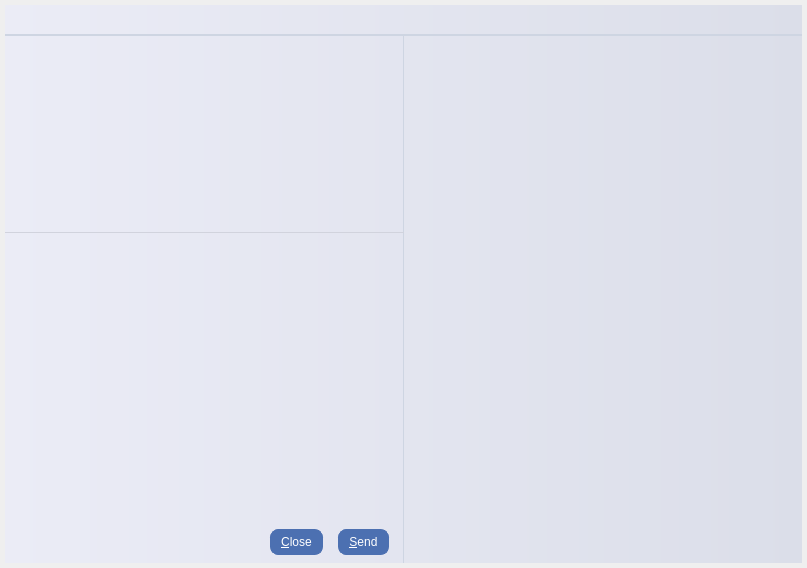
<?xml version="1.0" encoding="UTF-8"?>
<ui version="4.0">
 <class>OneToOneRoom</class>
 <widget class="QDialog" name="OneToOneRoom">
  <property name="geometry">
   <rect>
    <x>0</x>
    <y>0</y>
    <width>807</width>
    <height>568</height>
   </rect>
  </property>
  <property name="windowTitle">
   <string>Dialog</string>
  </property>
  <layout class="QVBoxLayout" name="verticalLayout_2">
   <property name="leftMargin">
    <number>5</number>
   </property>
   <property name="topMargin">
    <number>5</number>
   </property>
   <property name="rightMargin">
    <number>5</number>
   </property>
   <property name="bottomMargin">
    <number>5</number>
   </property>
   <item>
    <widget class="QWidget" name="mainWidget" native="true">
     <property name="styleSheet">
      <string notr="true">QWidget { 
	background: none;
}
#mainWidget {
background-color:qlineargradient(spread:pad, x1:0, y1:0, x2:1, y2:0, stop:0 rgba(235,236,246,255), stop:1 rgba(219,222,233,255))
}</string>
     </property>
     <layout class="QVBoxLayout" name="mainLayout">
      <property name="spacing">
       <number>0</number>
      </property>
      <property name="leftMargin">
       <number>0</number>
      </property>
      <property name="topMargin">
       <number>0</number>
      </property>
      <property name="rightMargin">
       <number>0</number>
      </property>
      <property name="bottomMargin">
       <number>0</number>
      </property>
      <item>
       <widget class="TitleBar" name="titleBar" native="true">
        <property name="minimumSize">
         <size>
          <width>0</width>
          <height>30</height>
         </size>
        </property>
        <property name="maximumSize">
         <size>
          <width>16777215</width>
          <height>30</height>
         </size>
        </property>
        <property name="styleSheet">
         <string notr="true">QPushButton { border: none; background: none; } QPushButton:hover { background: rgb(232, 17, 35); }
#titleBar { border-bottom: 1px solid rgb(206, 213, 226); }</string>
        </property>
       </widget>
      </item>
      <item>
       <widget class="QWidget" name="contentWidget" native="true">
        <property name="styleSheet">
         <string notr="true">#contentWidget { border-top: 1px solid rgb(206, 213, 226); }</string>
        </property>
        <layout class="QHBoxLayout" name="horizontalLayout_3">
         <property name="spacing">
          <number>0</number>
         </property>
         <property name="leftMargin">
          <number>0</number>
         </property>
         <property name="topMargin">
          <number>0</number>
         </property>
         <property name="rightMargin">
          <number>0</number>
         </property>
         <property name="bottomMargin">
          <number>0</number>
         </property>
         <item>
          <widget class="QWidget" name="leftWidget" native="true">
           <property name="styleSheet">
            <string notr="true">#leftWidget { border-right: 1px solid rgb(206,213,226) }</string>
           </property>
           <layout class="QVBoxLayout" name="verticalLayout">
            <property name="spacing">
             <number>0</number>
            </property>
            <property name="leftMargin">
             <number>0</number>
            </property>
            <property name="topMargin">
             <number>0</number>
            </property>
            <property name="rightMargin">
             <number>0</number>
            </property>
            <property name="bottomMargin">
             <number>0</number>
            </property>
            <item>
             <widget class="TextViewer" name="textBrowser" native="true">
              <property name="styleSheet">
               <string notr="true">background-color:transparent;</string>
              </property>
             </widget>
            </item>
            <item>
             <widget class="QWidget" name="toolbar" native="true">
              <property name="styleSheet">
               <string notr="true">border-top:1px solid rgb(209,211,221);</string>
              </property>
              <layout class="QHBoxLayout" name="horizontalLayout_2">
               <property name="spacing">
                <number>0</number>
               </property>
               <property name="leftMargin">
                <number>0</number>
               </property>
               <property name="topMargin">
                <number>0</number>
               </property>
               <property name="rightMargin">
                <number>0</number>
               </property>
               <property name="bottomMargin">
                <number>0</number>
               </property>
               <item>
                <widget class="QPushButton" name="addPicBtn">
                 <property name="styleSheet">
                  <string notr="true">
                                        QPushButton {
                                        background-color: transparent;
                                        border:none;
                                        margin-left: 5px;
                                        margin-top: 2px;
                                        padding: 3px;
                                        }
                                        QPushButton:hover {
                                        border: 1px solid rgb(173,175,176);
                                        border-radius: 2px;
                                        }
                                      </string>
                 </property>
                 <property name="text">
                  <string/>
                 </property>
                 <property name="flat">
                  <bool>true</bool>
                 </property>
                </widget>
               </item>
               <item>
                <widget class="QPushButton" name="addVoiceBtn">
                 <property name="styleSheet">
                  <string notr="true">
                                        QPushButton {
                                        background-color: transparent;
                                        border:none;
                                        margin-left: 5px;
                                        margin-top: 2px;
                                        padding: 3px;
                                        }
                                        QPushButton:hover {
                                        border: 1px solid rgb(173,175,176);
                                        border-radius: 2px;
                                        }
                                      </string>
                 </property>
                 <property name="text">
                  <string/>
                 </property>
                 <property name="flat">
                  <bool>true</bool>
                 </property>
                </widget>
               </item>
               <item>
                <widget class="QPushButton" name="sendFileBtn">
                 <property name="styleSheet">
                  <string notr="true">
                                        QPushButton {
                                        background-color: transparent;
                                        border:none;
                                        margin-left: 5px;
                                        margin-top: 2px;
                                        padding: 3px;
                                        }
                                        QPushButton:hover {
                                        border: 1px solid rgb(173,175,176);
                                        border-radius: 2px;
                                        }
                                      </string>
                 </property>
                 <property name="text">
                  <string/>
                 </property>
                </widget>
               </item>
               <item>
                <spacer name="horizontalSpacer_2">
                 <property name="orientation">
                  <enum>Qt::Horizontal</enum>
                 </property>
                 <property name="sizeHint" stdset="0">
                  <size>
                   <width>40</width>
                   <height>20</height>
                  </size>
                 </property>
                </spacer>
               </item>
              </layout>
             </widget>
            </item>
            <item>
             <widget class="QTextEdit" name="textEdit">
              <property name="minimumSize">
               <size>
                <width>0</width>
                <height>100</height>
               </size>
              </property>
              <property name="maximumSize">
               <size>
                <width>16777215</width>
                <height>100</height>
               </size>
              </property>
              <property name="styleSheet">
               <string notr="true">background-color: transparent;
</string>
              </property>
              <property name="frameShape">
               <enum>QFrame::Panel</enum>
              </property>
              <property name="frameShadow">
               <enum>QFrame::Sunken</enum>
              </property>
             </widget>
            </item>
            <item>
             <layout class="QHBoxLayout" name="horizontalLayout">
              <property name="bottomMargin">
               <number>8</number>
              </property>
              <item>
               <spacer name="horizontalSpacer">
                <property name="orientation">
                 <enum>Qt::Horizontal</enum>
                </property>
                <property name="sizeHint" stdset="0">
                 <size>
                  <width>40</width>
                  <height>20</height>
                 </size>
                </property>
               </spacer>
              </item>
              <item>
               <widget class="QPushButton" name="pushButton_2">
                <property name="styleSheet">
                 <string notr="true">
                                      background: #4c70b1;
                                      border-radius: 8;
                                      border:1px solid #4c70b1;
                                      color:white;
                                      padding:5px 10px;
                                      margin:0px 5px;
                                    </string>
                </property>
                <property name="text">
                 <string>&amp;Close</string>
                </property>
               </widget>
              </item>
              <item>
               <widget class="QPushButton" name="pushButton">
                <property name="styleSheet">
                 <string notr="true">
                                      background: #4c70b1;
                                      border-radius: 8;

                                      border:1px solid #4c70b1;
                                      color:white;
                                      padding:5px 10px;
                                      margin-right: 15px;
                                      margin-left: 10px;
                                    </string>
                </property>
                <property name="text">
                 <string>&amp;Send</string>
                </property>
               </widget>
              </item>
             </layout>
            </item>
           </layout>
          </widget>
         </item>
         <item>
          <widget class="QWidget" name="rightContent" native="true">
           <property name="sizePolicy">
            <sizepolicy hsizetype="Minimum" vsizetype="Minimum">
             <horstretch>0</horstretch>
             <verstretch>0</verstretch>
            </sizepolicy>
           </property>
           <property name="minimumSize">
            <size>
             <width>150</width>
             <height>0</height>
            </size>
           </property>
           <layout class="QVBoxLayout" name="rightLayout">
            <item>
             <widget class="ResizeableStackedWidget" name="stackedWidget">
              <widget class="FileRequestWidget" name="fileRequestWidget">
               <property name="sizePolicy">
                <sizepolicy hsizetype="Preferred" vsizetype="Expanding">
                 <horstretch>0</horstretch>
                 <verstretch>0</verstretch>
                </sizepolicy>
               </property>
              </widget>
              <widget class="QWidget" name="userInfoWidget">
               <property name="minimumSize">
                <size>
                 <width>200</width>
                 <height>0</height>
                </size>
               </property>
               <property name="maximumSize">
                <size>
                 <width>200</width>
                 <height>16777215</height>
                </size>
               </property>
              </widget>
             </widget>
            </item>
           </layout>
          </widget>
         </item>
        </layout>
       </widget>
      </item>
     </layout>
    </widget>
   </item>
  </layout>
 </widget>
 <customwidgets>
  <customwidget>
   <class>TitleBar</class>
   <extends>QWidget</extends>
   <header>titlebar.h</header>
  </customwidget>
  <customwidget>
   <class>TextViewer</class>
   <extends>QWidget</extends>
   <header>textviewer.h</header>
  </customwidget>
  <customwidget>
   <class>FileRequestWidget</class>
   <extends>QWidget</extends>
   <header>filerequestwidget.h</header>
   <container>1</container>
  </customwidget>
  <customwidget>
   <class>ResizeableStackedWidget</class>
   <extends>QStackedWidget</extends>
   <header>resizeablestackedwidget.h</header>
   <container>1</container>
  </customwidget>
 </customwidgets>
 <resources/>
 <connections/>
</ui>
